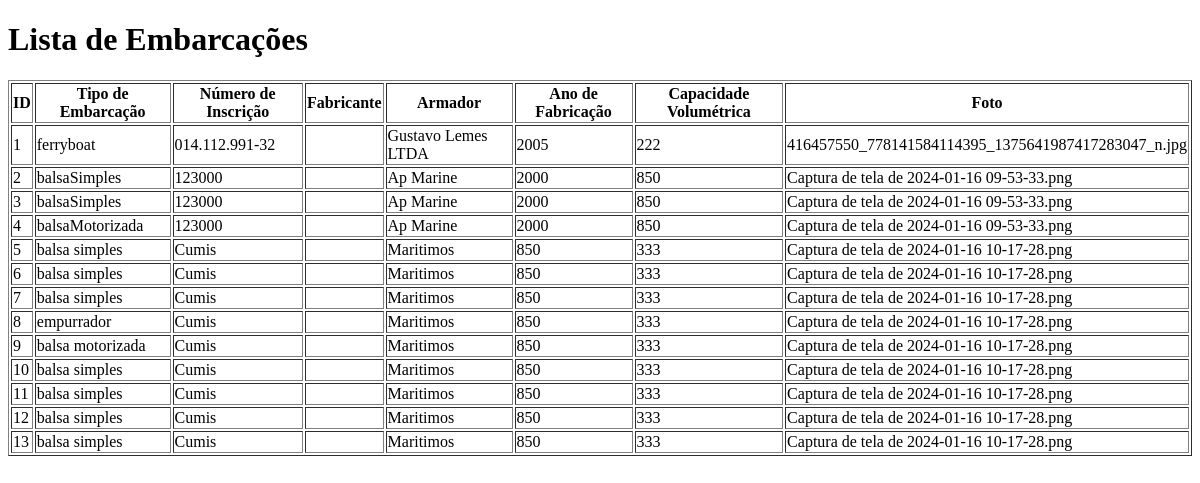
Page /php/listar_embarcacao.php on the earlier database version.
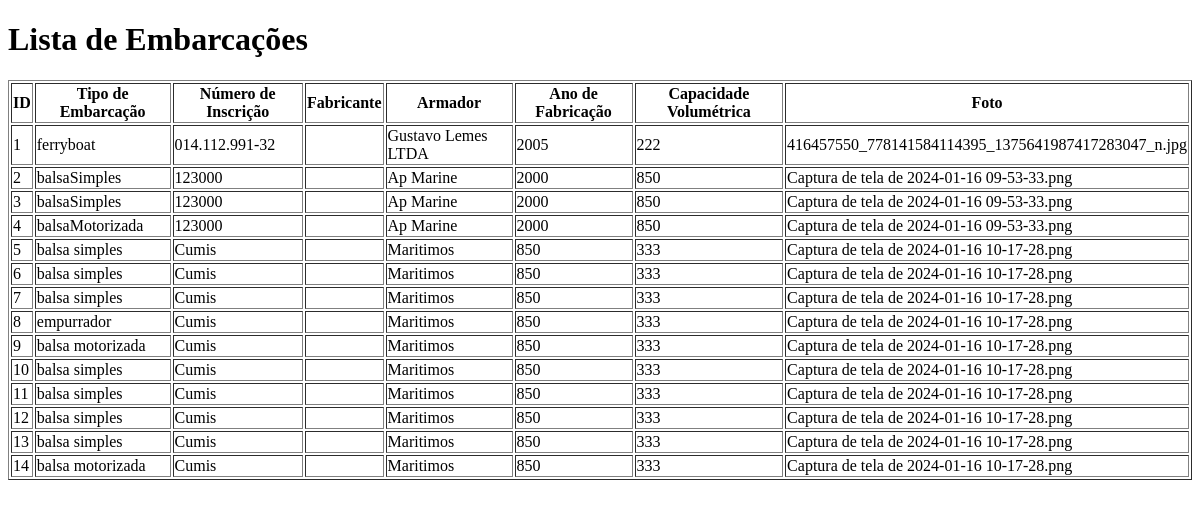
Same page on the later database version.
### tables this page shows
CREATE TABLE `ativo_embarcacao` (
  `id` int(11) NOT NULL,
  `tipo_embarcacao` varchar(50) DEFAULT NULL,
  `tag` varchar(150) NOT NULL,
  `num_inscricao` varchar(20) DEFAULT NULL,
  `nome` varchar(255) DEFAULT NULL,
  `armador` varchar(255) DEFAULT NULL,
  `ano_fabricacao` int(11) DEFAULT NULL,
  `capacidade_volumetrica` int(11) DEFAULT NULL,
  `foto` varchar(255) DEFAULT NULL
);

### php/listar_embarcacao.php (the view, shortened to what this page needs)
<?php
include "conexao_bd.php";
$consulta = $conn->query("SELECT * FROM ativo_embarcacao");
if ($consulta->num_rows > 0) {
    ?>
    <!DOCTYPE html>
    <html lang="en">
    <head>
    </head>
    <body>
        <h1>Lista de Embarcações</h1>
        <table border="1">
            <thead>
                <tr>
                    <th>ID</th>
                    <th>Tipo de Embarcação</th>
                    <th>Número de Inscrição</th>
                    <th>Fabricante</th>
                    <th>Armador</th>
                    <th>Ano de Fabricação</th>
                    <th>Capacidade Volumétrica</th>
                    <th>Foto</th>
                </tr>
            </thead>
            <tbody>
                <?php
                while ($row = $consulta->fetch_assoc()) {
                    ?>
                    <tr>
                        <td><?= $row["id"] ?></td>
                        <td><?= $row["tipo_embarcacao"] ?></td>
                        <td><?= $row["num_inscricao"] ?></td>
                        <td><?= $row["fabricante"] ?></td>
                        <td><?= $row["armador"] ?></td>
                        <td><?= $row["ano_fabricacao"] ?></td>
                        <td><?= $row["capacidade_volumetrica"] ?></td>
                        <td><?= $row["foto"] ?></td>
                    </tr>
                    <?php
                }
                ?>
            </tbody>
        </table>
    </body>
    </html>
    <?php
} else {
    echo "Nenhuma embarcação encontrada.";
}
?>

Differences in the rows shown:
added ativo_embarcacao: id "14", tipo_embarcacao "balsa motorizada", num_inscricao "Cumis", armador "Maritimos", ano_fabricacao "850", capacidade_volumetrica "333", foto "Captura de tela de 2024-01-16 10-17-28.png"
